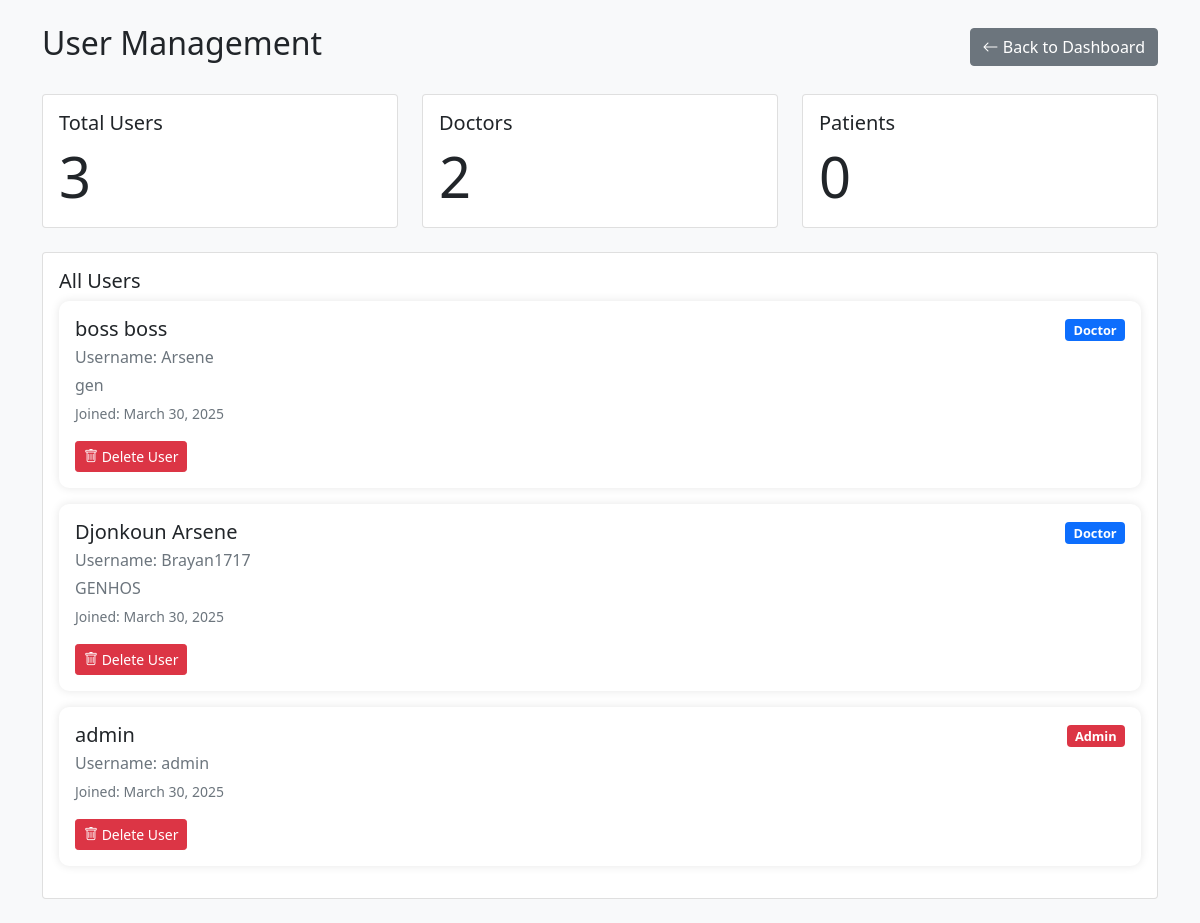
Before: /admin/users.php (signed in) with the older database file.
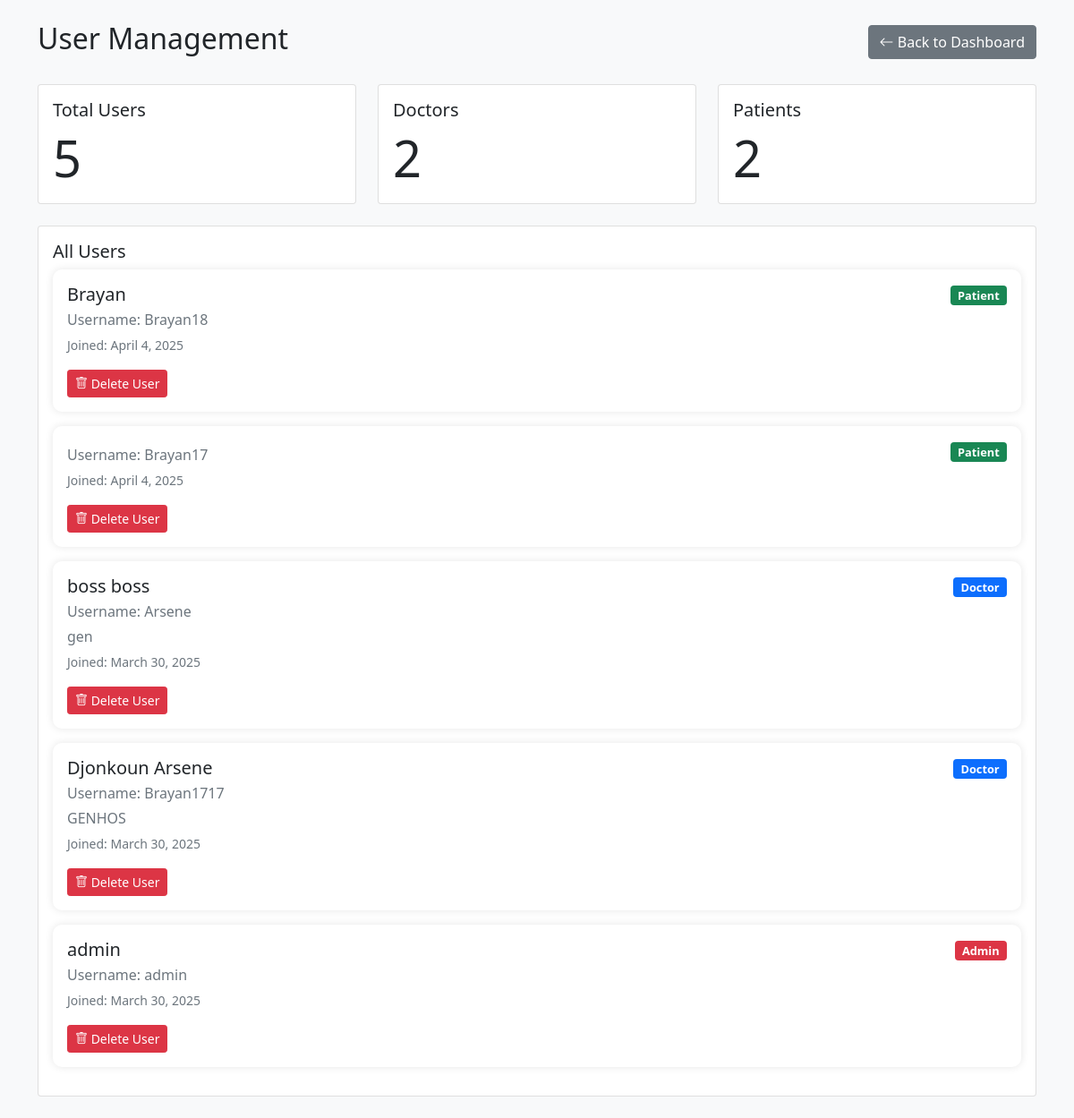
After: the same page with the newer database file.
### tables this page shows
CREATE TABLE IF NOT EXISTS `users` (
  `id` int NOT NULL AUTO_INCREMENT,
  `username` varchar(50) NOT NULL,
  `password` varchar(255) NOT NULL,
  `role` enum('admin','doctor','patient') NOT NULL,
  `created_at` timestamp NULL DEFAULT CURRENT_TIMESTAMP,
  `email` int NOT NULL,
  `blood_type` int NOT NULL,
  PRIMARY KEY (`id`),
  UNIQUE KEY `username` (`username`)
);

### admin/users.php (the view, shortened to what this page needs)
<?php
require_once "../config/database.php";
$users = array();
$users_sql = "SELECT u.*,
              CASE
                WHEN u.role = 'doctor' THEN d.full_name
                WHEN u.role = 'patient' THEN p.full_name
                ELSE u.username
              END as display_name,
              CASE
                WHEN u.role = 'doctor' THEN d.hospital
                ELSE NULL
              END as additional_info
              FROM users u
              LEFT JOIN doctors d ON u.id = d.user_id
              LEFT JOIN patients p ON u.id = p.user_id
              ORDER BY u.created_at DESC";
if($stmt = mysqli_prepare($conn, $users_sql)){
    mysqli_stmt_execute($stmt);
    $result = mysqli_stmt_get_result($stmt);
    while($row = mysqli_fetch_assoc($result)){
        $users[] = $row;
    }
}
?>
<!DOCTYPE html>
<html lang="en">
<head>
    <link href="https://cdn.jsdelivr.net/npm/bootstrap@5.1.3/dist/css/bootstrap.min.css" rel="stylesheet">
    <link href="https://cdn.jsdelivr.net/npm/bootstrap-icons@1.7.2/font/bootstrap-icons.css" rel="stylesheet">
</head>
<body class="bg-light">
    <div class="container py-4">
        <div class="row">
            <div class="col-12">
                <div class="d-flex justify-content-between align-items-center mb-4">
                    <h2>User Management</h2>
                    <a href="dashboard.php" class="btn btn-secondary">
                        <i class="bi bi-arrow-left"></i> Back to Dashboard
                    </a>
                </div>
                <div class="row mb-4">
                    <div class="col-md-4">
                        <div class="card">
                            <div class="card-body">
                                <h5 class="card-title">Total Users</h5>
                                <p class="card-text display-4"><?php echo count($users); ?></p>
                            </div>
                        </div>
                    </div>
                    <div class="col-md-4">
                        <div class="card">
                            <div class="card-body">
                                <h5 class="card-title">Doctors</h5>
                                <p class="card-text display-4">
                                    <?php echo count(array_filter($users, function($user) { return $user["role"] == "doctor"; })); ?>
                                </p>
                            </div>
                        </div>
                    </div>
                    <div class="col-md-4">
                        <div class="card">
                            <div class="card-body">
                                <h5 class="card-title">Patients</h5>
                                <p class="card-text display-4">
                                    <?php echo count(array_filter($users, function($user) { return $user["role"] == "patient"; })); ?>
                                </p>
                            </div>
                        </div>
                    </div>
                </div>
                <div class="card">
                    <div class="card-body">
                        <h5 class="card-title">All Users</h5>
                        <?php if(empty($users)): ?>
                            <p class="text-muted">No users found.</p>
                        <?php else: ?>
                            <?php foreach($users as $user): ?>
                                <div class="card user-card">
                                    <div class="card-body">
                                        <div class="d-flex justify-content-between align-items-start">
                                            <div>
                                                <h5 class="card-title mb-1">
                                                    <?php echo htmlspecialchars($user["display_name"]); ?>
                                                </h5>
                                                <p class="card-text text-muted mb-1">
                                                    Username: <?php echo htmlspecialchars($user["username"]); ?>
                                                </p>
                                                <?php if($user["additional_info"]): ?>
                                                    <p class="card-text text-muted mb-1">
                                                        <?php echo htmlspecialchars($user["additional_info"]); ?>
                                                    </p>
                                                <?php endif; ?>
                                                <p class="card-text">
                                                    <small class="text-muted">
                                                        Joined: <?php echo date("F j, Y", strtotime($user["created_at"])); ?>
                                                    </small>
                                                </p>
                                            </div>
                                            <div>
                                                <span class="badge bg-<?php
                                                    echo $user["role"] == "admin" ? "danger" :
                                                        ($user["role"] == "doctor" ? "primary" : "success");
                                                ?> role-badge">
                                                    <?php echo ucfirst($user["role"]); ?>
                                                </span>
                                            </div>
                                        </div>
                                        <div class="mt-3">
                                            <form method="POST" class="d-inline"
                                                  onsubmit="return confirm('Are you sure you want to delete this user? This action cannot be undone.');">
                                                <button type="submit" class="btn btn-danger btn-sm">
                                                    <i class="bi bi-trash"></i> Delete User
                                                </button>
                                            </form>
                                        </div>
                                    </div>
                                </div>
                            <?php endforeach; ?>
                        <?php endif; ?>
                    </div>
                </div>
            </div>
        </div>
    </div>
</body>
</html>

### admin/users.php (style rules this page uses)
.user-card { border: none; border-radius: 10px; box-shadow: 0 0 10px rgba(0,0,0,0.1); margin-bottom: 1rem; transition: transform 0.2s; }
.role-badge { font-size: 0.8rem; }

Changed rows visible on the page:
added users: display_name "Brayan", username "Brayan18", created_at "April 4, 2025", role "Patient"
added users: username "Brayan17", created_at "April 4, 2025", role "Patient"
Other visible differences:
count($users): "3" → "5"
text no longer shown: "0"
text now shown: "2"
